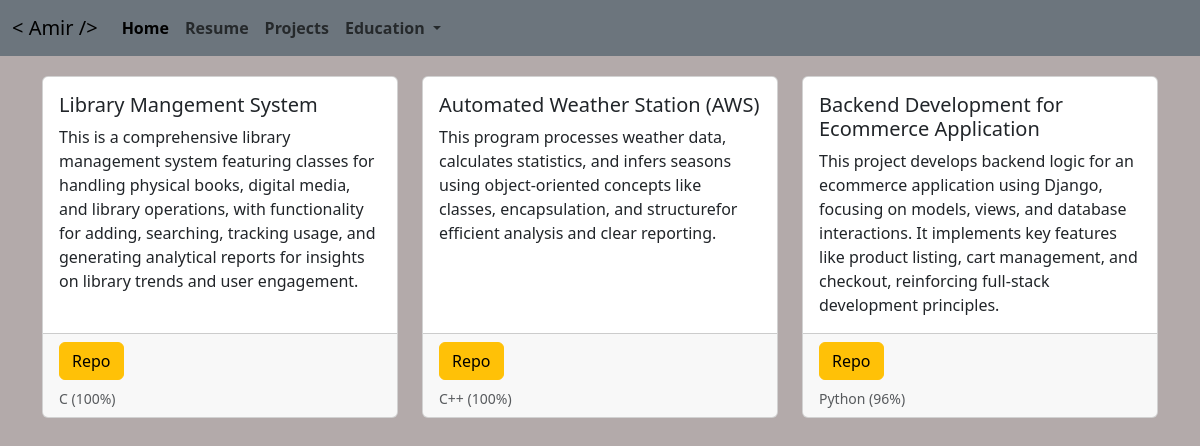
The page /projects/ on the database as committed earlier.
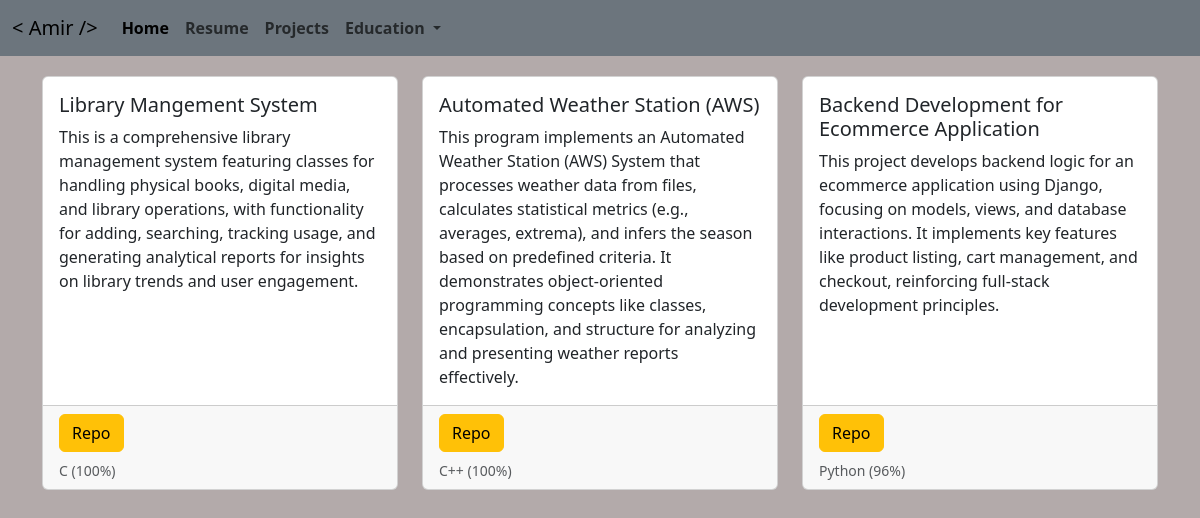
The same page on the database as committed later.
### myapp/models.py (models this page shows, shortened)
class projects(models.Model):
    id = models.AutoField(primary_key=True,unique=True)
    user = models.ForeignKey(users, on_delete=models.CASCADE, related_name = 'projects')
    project_name = models.CharField(max_length = 200,unique = True)
    project_language = models.ManyToManyField(languages, through='assign_language')
    project_link = models.URLField(max_length = 200,unique = True)
    description = models.TextField()

### myapp/views.py (the view)
# urls.py: path('projects/', Project,name='projects'),
def Project(request):
    all_projects = projects.objects.all()
    context = {'projects':all_projects}
    return render(request,'projects.html',context)

### template/projects.html (shortened to what this page needs)
{% load static %}
<!DOCTYPE html>
<html lang="en">
<head>
    <link href="https://cdn.jsdelivr.net/npm/bootstrap@5.3.0/dist/css/bootstrap.min.css" rel="stylesheet">
    <link rel="stylesheet" type="text/css" media="screen" href="{% static 'styles/project.css' %}">
</head>
<body>
    {% include 'navbar.html' %}
    <section class="userList" style="margin-top: 20px;">
        <div class="container">
            <div class="row g-4">
                {% for project in projects %}
                <div class="col-12 col-sm-12 col-md-4">
                    <div class="card h-100">
                        <div class="card-body">
                            <h5 class="card-title">{{ project.project_name }}</h5>
                            <p class="card-text">{{ project.description }}</p>
                        </div>
                        <div class="card-footer">
                            <a href="{{ project.project_link }}" class="btn btn-warning">Repo</a>
                            <small class="text-body-secondary d-block mt-2">
                                {% for language in project.project_language.all %}
                                {{ language.language_name }} ({{ language.percentage }}%)
                                {% endfor %}
                            </small>
                        </div>
                    </div>
                </div>
                {% endfor %}
            </div>
        </div>
    </section>
</body>
</html>

Rows that differ between the two databases and show on the page:
changed projects "Automated Weather Station (AWS)": description "This program processes weather data, calculates statistics, and infers seasons using object-oriented concepts like classes, encapsulation, and structurefor efficient analysis and clear reporting." → "This program implements an Automated Weather Station (AWS) System that processes weather data from files, calculates statistical metrics (e.g., averages, extrema), and infers the season based on predefined criteria. It demonstrates object-oriented programming concepts like classes, encapsulation, and structure for analyzing and presenting weather reports effectively."
